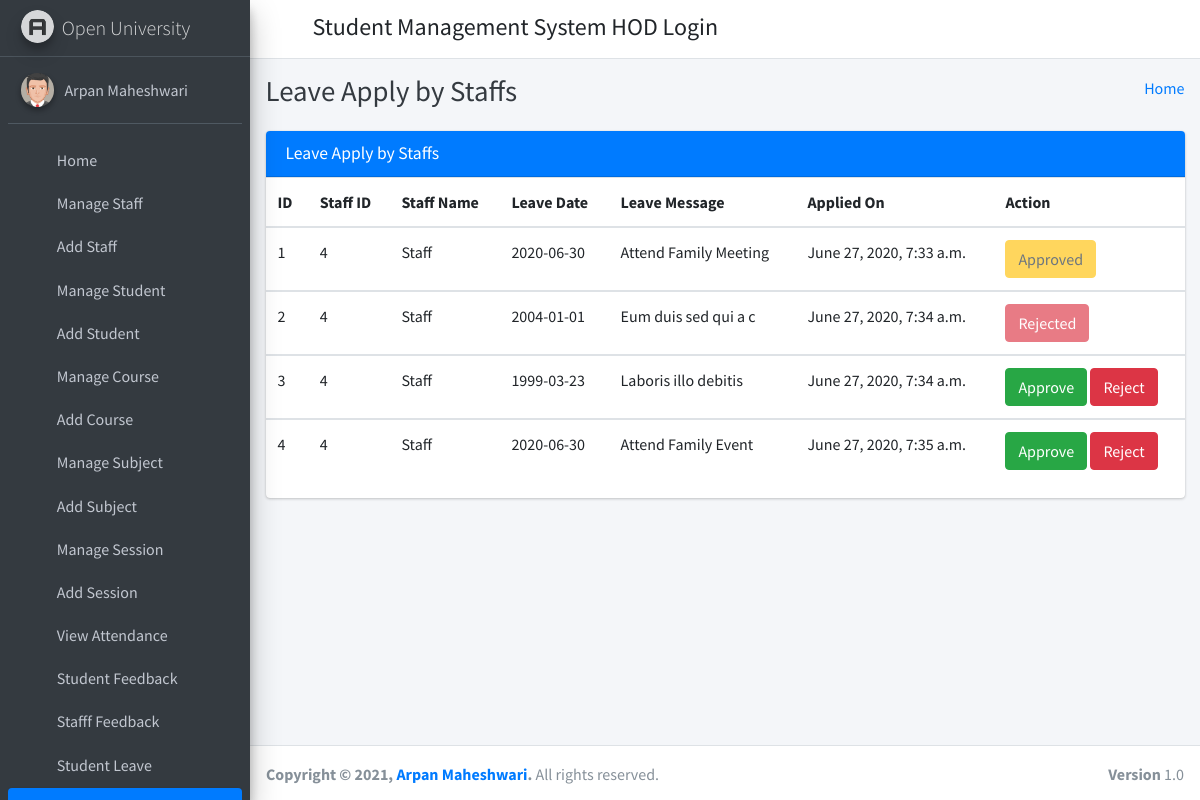
/staff_leave_view/ (signed in), run on the app's committed database.
### student_management_app/models.py (models this page shows)
class CustomUser(AbstractUser):
    user_type_data = ((1, "HOD"), (2, "Staff"), (3, "Student"))
    user_type = models.CharField(default=1, choices=user_type_data, max_length=10)

class LeaveReportStaff(models.Model):
    id = models.AutoField(primary_key=True)
    staff_id = models.ForeignKey(Staffs, on_delete=models.CASCADE)
    leave_date = models.CharField(max_length=255)
    leave_message = models.TextField()
    leave_status = models.IntegerField(default=0)
    created_at = models.DateTimeField(auto_now_add=True)
    updated_at = models.DateTimeField(auto_now=True)
    objects = models.Manager()

class Staffs(models.Model):
    id = models.AutoField(primary_key=True)
    admin = models.OneToOneField(CustomUser, on_delete = models.CASCADE)
    address = models.TextField()
    created_at = models.DateTimeField(auto_now_add=True)
    updated_at = models.DateTimeField(auto_now=True)
    objects = models.Manager()

### student_management_app/HodViews.py (the view)
# urls.py: path('staff_leave_view/', HodViews.staff_leave_view, name="staff_leave_view"),
def staff_leave_view(request):
    leaves = LeaveReportStaff.objects.all()
    context = {
        "leaves": leaves
    }
    return render(request, 'hod_template/staff_leave_view.html', context)

### student_management_app/LoginCheckMiddleWare.py (called while the page is built, shortened)
    def process_view(self, request, view_func, view_args, view_kwargs):
        modulename = view_func.__module__
        user = request.user
        if user.is_authenticated:
            if user.user_type == "1":
                if modulename == "student_management_app.HodViews":
                    pass
                elif modulename == "student_management_app.views" or modulename == "django.views.static":
                    pass
                else:
                    return redirect("admin_home")
            else:
                return redirect("login")
        else:
            if request.path == reverse("login") or request.path == reverse("doLogin"):
                pass
            else:
                return redirect("login")

### student_management_app/templates/hod_template/staff_leave_view.html (shortened to what this page needs)
{% extends 'hod_template/base_template.html' %}
{% block page_title %}
    Leave Apply by Staffs
{% endblock page_title %}
{% block main_content %}
{% load static %}
<section class="content">
        <div class="container-fluid">
            <div class="row">
                <div class="col-md-12">
                    <div class="card card-primary">
                        <div class="card-header">
                            <h3 class="card-title">Leave Apply by Staffs</h3>
                        </div>
                        <div class="table-responsive">
                            <table class="table">
                                <thead>
                                <tr>
                                    <th>ID</th>
                                    <th>Staff ID</th>
                                    <th>Staff Name</th>
                                    <th>Leave Date</th>
                                    <th>Leave Message</th>
                                    <th>Applied On</th>
                                    <th>Action</th>
                                </tr>
                                </thead>
                                {% for leave in leaves %}
                                <tbody>
                                <tr>
                                    <td>{{ leave.id }}</td>
                                    <td>{{ leave.staff_id.admin.id }}</td>
                                    <td>{{ leave.staff_id.admin.first_name }} {{ feedback.staff_id.admin.last_name }}</td>
                                    <td>{{ leave.leave_date }}</td>
                                    <td>{{ leave.leave_message }}</td>
                                    <td>{{ leave.created_at }}</td>
                                    <td>
                                        {% if leave.leave_status == 0 %}
                                            <a href="{% url 'staff_leave_approve' leave_id=leave.id %}" class="btn btn-success">Approve</a>
                                            <a href="{% url 'staff_leave_reject' leave_id=leave.id %}" class="btn btn-danger">Reject</a>
                                        {% elif leave.leave_status == 1 %}
                                            <button class="btn btn-warning" disabled="disabled">Approved</button>
                                        {% else %}
                                            <button class="btn btn-danger" disabled="disabled">Rejected</button>
                                        {% endif %}
                                    </td>
                                </tr>
                                </tbody>
                                {% endfor %}
                            </table>
                        </div>
                    </div>
                </div>
            </div>
        </div>
      </section>
  {% endblock main_content %}

### student_management_app/templates/hod_template/sidebar_template.html (shortened to what this page needs)
{% load static %}
<aside class="main-sidebar sidebar-dark-primary elevation-4">
      <a href="{% url 'admin_home' %}" class="brand-link">
        <img src="{% static 'dist/img/AdminLTELogo.png' %}" alt="AdminLTE Logo" class="brand-image img-circle elevation-3"
            style="opacity: .8">
        <span class="brand-text font-weight-light">Open University</span>
      </a>
      <div class="sidebar">
        <div class="user-panel mt-3 pb-3 mb-3 d-flex">
          <div class="image">
            <img src="{% static 'dist/img/user2-160x160.jpg' %}" class="img-circle elevation-2" alt="User Image">
          </div>
          <div class="info">
            <a href="{% url 'admin_profile' %}" class="d-block">{{ user.first_name }} {{ user.last_name }}</a>
          </div>
        </div>
        <nav class="mt-2">
          <ul class="nav nav-pills nav-sidebar flex-column" data-widget="treeview" role="menu" data-accordion="false">
            <li class="nav-item">
              {% url 'admin_home' as admin_home %}
              <a href="{{ admin_home }}" class="nav-link {% if request.path == admin_home %} active {% endif %}">
                <i class="nav-icon fas fa-tachometer-alt"></i>
                <p>
                  Home
                </p>
              </a>
            </li>
            <li class="nav-item">
              {% url 'manage_staff' as manage_staff %}
              {% url 'edit_staff' staff_id=id as edit_staff %}
              <a href="{{ manage_staff }}" class="nav-link {% if request.path == manage_staff %} active {% endif %} {% if request.path == edit_staff %} active {% endif %}">
                <i class="nav-icon fas fa-chalkboard-teacher"></i>
                <p>
                  Manage Staff
                </p>
              </a>
            </li>
            <li class="nav-item">
              {% url 'add_staff' as add_staff %}
              <a href="{{ add_staff }}" class="nav-link {% if request.path == add_staff %} active {% endif %}">
                <i class="nav-icon fas fa-th"></i>
                <p>
                  Add Staff
                </p>
              </a>
            </li>
            <li class="nav-item">
              {% url 'manage_student' as manage_student %}
              {% url 'edit_student' student_id=id as edit_student %}
              <a href="{{ manage_student }}" class="nav-link {% if request.path == manage_student %} active {% endif %} {% if request.path == edit_student %} active {% endif %}">
                <i class="nav-icon fas fa-user-graduate"></i>
                <p>
                  Manage Student
                </p>
              </a>
            </li>
            <li class="nav-item">
              {% url 'add_student' as add_student %}
              <a href="{{ add_student }}" class="nav-link {% if request.path == add_student %} active {% endif %}">
                <i class="nav-icon fas fa-th"></i>
                <p>
                  Add Student
                </p>
              </a>
            </li>
            <li class="nav-item">
              {% url 'manage_course' as manage_course %}
              {% url 'edit_course' course_id=id as edit_course %}
              <a href="{{ manage_course }}" class="nav-link {% if request.path == manage_course %} active {% endif %} {% if request.path == edit_course %} active {% endif %}">
                <i class="nav-icon fas fa-chalkboard"></i>
                <p>
                  Manage Course
                </p>
              </a>
            </li>
            <li class="nav-item">
            {% url 'add_course' as add_course %}
              <a href="{{ add_course }}" class="nav-link {% if request.path == add_course %} active {% endif %}">
                <i class="nav-icon fas fa-th"></i>
                <p>
                  Add Course
                </p>
              </a>
            </li>
            <li class="nav-item">
              {% url 'manage_subject' as manage_subject %}
              {% url 'edit_subject' subject_id=id as edit_subject %}
              <a href="{{ manage_subject }}" class="nav-link {% if request.path == manage_subject %} active {% endif %} {% if request.path == edit_subject %} active {% endif %}">
                <i class="nav-icon fas fa-book"></i>
                <p>
                  Manage Subject
                </p>
              </a>
            </li>
            <li class="nav-item">
              {% url 'add_subject' as add_subject %}
              <a href="{{ add_subject }}" class="nav-link {% if request.path == add_subject %} active {% endif %}">
                <i class="nav-icon fas fa-th"></i>
                <p>
                  Add Subject
                </p>
              </a>
            </li>
            <li class="nav-item">
              {% url 'manage_session' as manage_session %}
              {% url 'edit_session' session_id=id as edit_session %}
              <a href="{{ manage_session }}" class="nav-link {% if request.path == manage_session %} active {% endif %} {% if request.path == edit_session %} active {% endif %}">
                <i class="nav-icon fas fa-graduation-cap"></i>
                <p>
                  Manage Session
                </p>
              </a>
            </li>
            <li class="nav-item">
              {% url 'add_session' as add_session %}
              <a href="{{ add_session }}" class="nav-link {% if request.path == add_session %} active {% endif %}">
                <i class="nav-icon fas fa-th"></i>
                <p>
                  Add Session
                </p>
              </a>
            </li>
            <li class="nav-item">
              {% url 'admin_view_attendance' as admin_view_attendance %}
              <a href="{{ admin_view_attendance }}" class="nav-link {% if request.path == admin_view_attendance %} active {% endif %}">
                <i class="nav-icon fas fa-calendar-alt"></i>
                <p>
                  View Attendance
                </p>
              </a>
            </li>
            <li class="nav-item">
              {% url 'student_feedback_message' as student_feedback_message %}
              <a href="{{ student_feedback_message }}" class="nav-link {% if request.path == student_feedback_message %} active {% endif %}">
                <i class="nav-icon fas fa-th"></i>
                <p>
                  Student Feedback
                </p>
              </a>
            </li>
            <li class="nav-item">
              {% url 'staff_feedback_message' as staff_feedback_message %}
              <a href="{{ staff_feedback_message }}" class="nav-link {% if request.path == staff_feedback_message %} active {% endif %}">
                <i class="nav-icon fas fa-th"></i>
                <p>
                  Stafff Feedback
                </p>
              </a>
            </li>
            <li class="nav-item">
              {% url 'student_leave_view' as student_leave_view %}
              <a href="{{ student_leave_view }}" class="nav-link {% if request.path == student_leave_view %} active {% endif %}">
                <i class="nav-icon fas fa-th"></i>
                <p>
                  Student Leave
                </p>
              </a>
            </li>
            <li class="nav-item">
              {% url 'staff_leave_view' as staff_leave_view %}
              <a href="{{ staff_leave_view }}" class="nav-link {% if request.path == staff_leave_view %} active {% endif %}">
                <p>
                </p>
              </a>
            </li>
          </ul>
        </nav>
      </div>
    </aside>

### data on the page
CustomUser: first_name "Arpan", last_name "Maheshwari"
LeaveReportStaff: id "1", staff_id.admin.id "4", staff_id.admin.first_name "Staff", leave_date "2020-06-30", leave_message "Attend Family Meeting", created_at "June 27, 2020, 7:33 a.m.", leave_status "Approved"
LeaveReportStaff: id "2", staff_id.admin.id "4", staff_id.admin.first_name "Staff", leave_date "2004-01-01", leave_message "Eum duis sed qui a c", created_at "June 27, 2020, 7:34 a.m.", leave_status "Rejected"
LeaveReportStaff: id "3", staff_id.admin.id "4", staff_id.admin.first_name "Staff", leave_date "1999-03-23", leave_message "Laboris illo debitis", created_at "June 27, 2020, 7:34 a.m.", leave_status "Approve"
LeaveReportStaff: id "4", staff_id.admin.id "4", staff_id.admin.first_name "Staff", leave_date "2020-06-30", leave_message "Attend Family Event", created_at "June 27, 2020, 7:35 a.m.", leave_status "Approve"
